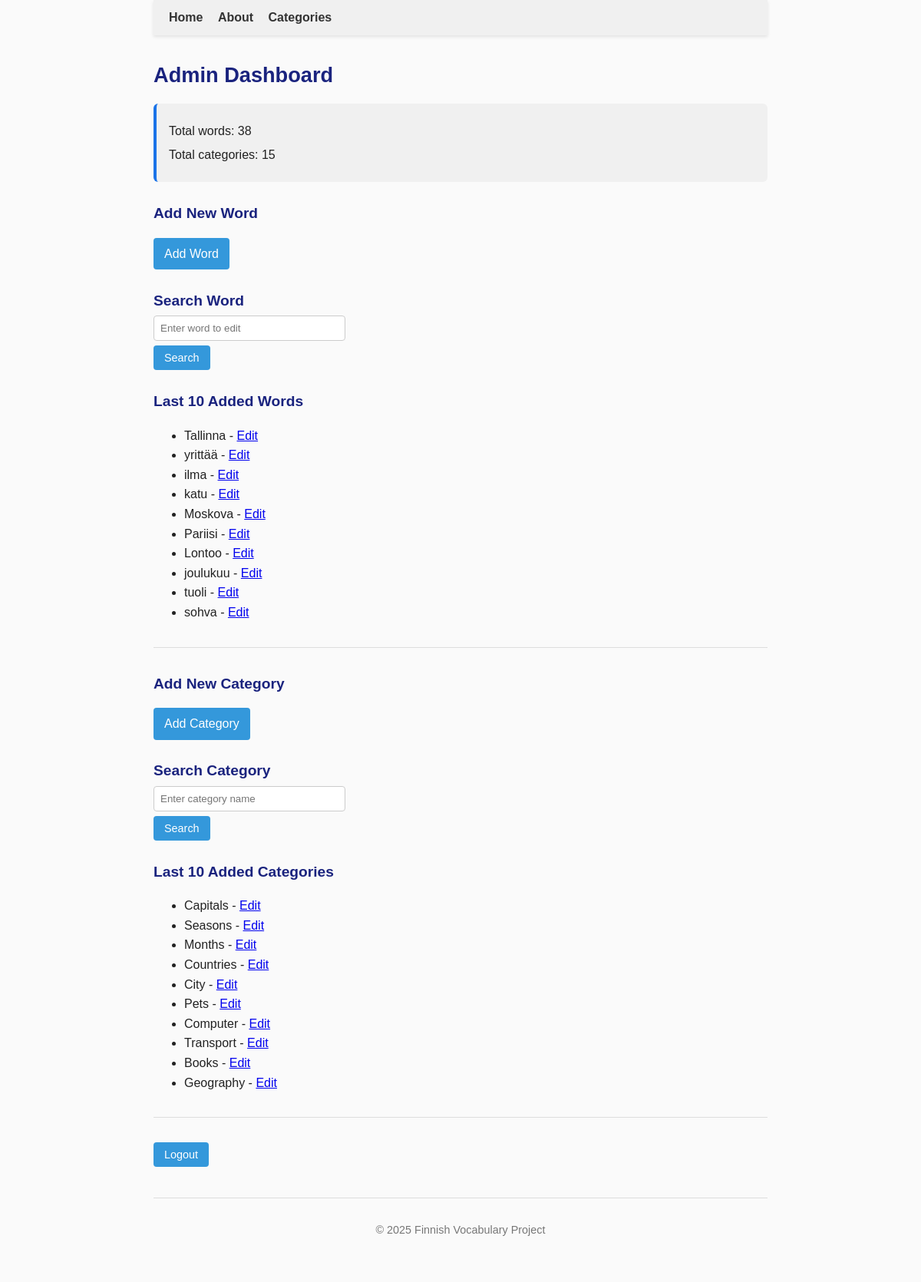
Before: /admin (signed in) with the older database file.
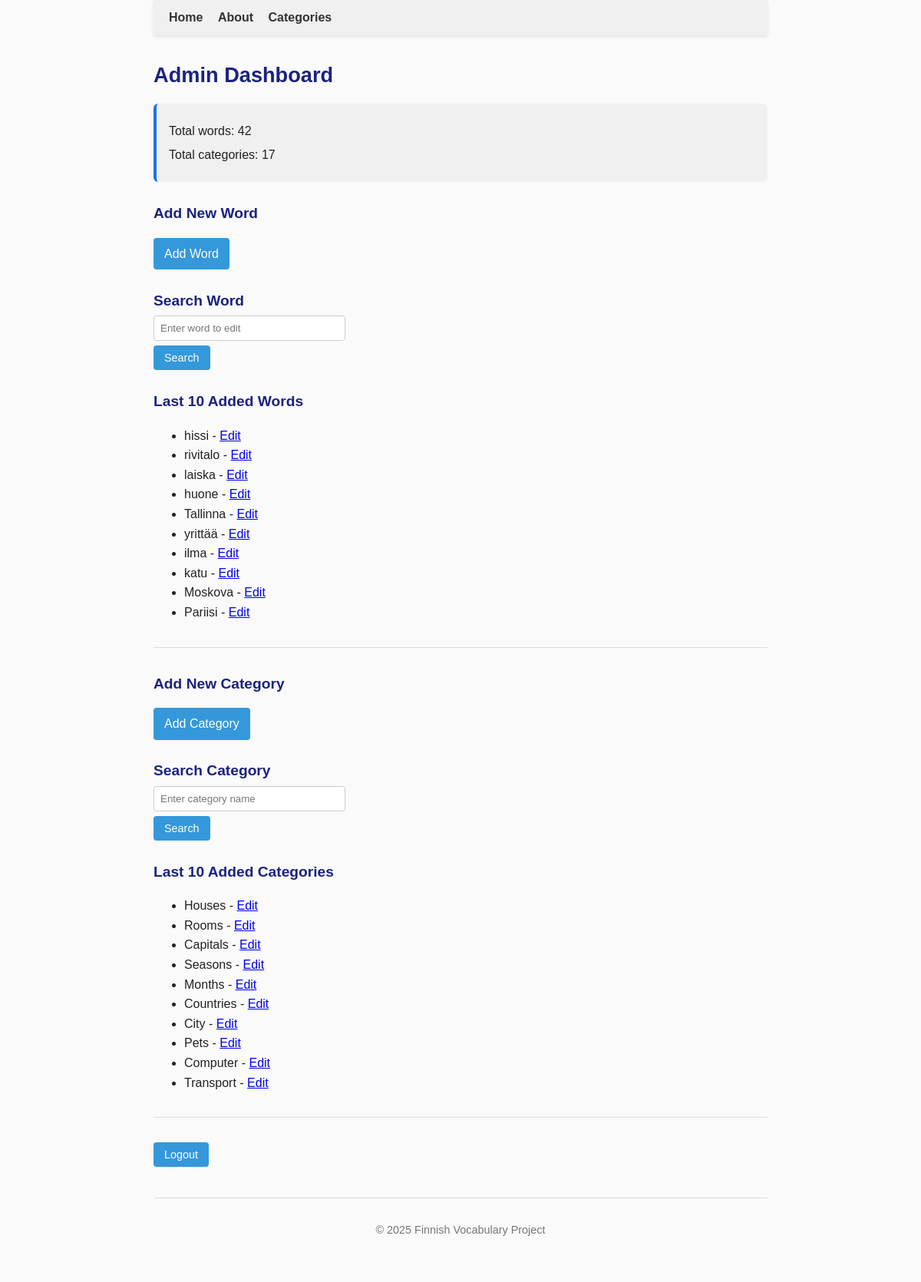
After: the same page with the newer database file.
### tables this page shows
CREATE TABLE words (
        id INTEGER PRIMARY KEY,
        word TEXT UNIQUE NOT NULL,
        pos_id INTEGER REFERENCES parts_of_speech(id)
    , created_at TEXT, updated_at TEXT, language_code TEXT DEFAULT 'fi');

CREATE TABLE categories (
    id INTEGER PRIMARY KEY,
    name TEXT NOT NULL UNIQUE,
    parent_id INTEGER REFERENCES categories(id)
, description TEXT);

### app.py (the view)
@app.route("/admin")
@admin_required
def admin_dashboard():
    conn = sqlite3.connect("finnish.db")
    conn.row_factory = sqlite3.Row
    cur = conn.cursor()
    cur.execute("SELECT COUNT(*) as count FROM words")
    total_words = cur.fetchone()["count"]
    cur.execute("SELECT COUNT(*) as count FROM categories")
    total_categories = cur.fetchone()["count"]
    cur.execute("SELECT word, id FROM words ORDER BY id DESC LIMIT 10")
    recent_words = cur.fetchall()
    cur.execute("SELECT name, id FROM categories ORDER BY id DESC LIMIT 10")
    recent_categories = cur.fetchall()
    conn.close()
    return render_template(
        "admin_dashboard.html",
        total_words=total_words,
        total_categories=total_categories,
        recent_words=recent_words,
        recent_categories=recent_categories
    )

### app.py (called while the page is built)
def admin_required(f):
    @wraps(f)
    def decorated_function(*args, **kwargs):
        if not session.get('admin_logged_in'):
            flash("Admin login required.", "warning")
            return redirect(url_for('login'))
        return f(*args, **kwargs)
    return decorated_function

### templates/admin_dashboard.html
{% extends "base.html" %}
{% block content %}
<h2>Admin Dashboard</h2>
<div class="admin-summary">
    <p>Total words: {{ total_words }}</p>
    <p>Total categories: {{ total_categories }}</p>
</div>
<h4>Add New Word</h4>
<p>
    <a href="{{ url_for('admin_add_word') }}" class="admin-btn">Add Word</a>
</p>
<h4>Search Word</h4>
<form method="get" action="{{ url_for('admin_edit_word_search') }}">
    <input type="text" name="word_query" placeholder="Enter word to edit" class="admin-input" required>
    <button type="submit" class="admin-btn">Search</button>
</form>
<h4>Last 10 Added Words</h4>
<ul>
    {% for w in recent_words %}
        <li>
            {{ w['word'] }} -
            <a href="{{ url_for('admin_edit_word', word_id=w['id']) }}">Edit</a>
        </li>
    {% endfor %}
</ul>
<hr>
<h4>Add New Category</h4>
<p>
    <a href="{{ url_for('admin_add_category') }}" class="admin-btn">Add Category</a>
</p>
<h4>Search Category</h4>
<form method="get" action="{{ url_for('admin_search_category') }}">
    <input type="text" name="query" placeholder="Enter category name" class="admin-input">
    <button type="submit" class="admin-btn">Search</button>
</form>
<h4>Last 10 Added Categories</h4>
<ul>
    {% for c in recent_categories %}
        <li>
            {{ c['name'] }} -
            <a href="{{ url_for('admin_edit_category', category_id=c['id']) }}">Edit</a>
        </li>
    {% endfor %}
</ul>
<hr>
<form method="get" action="{{ url_for('logout') }}">
    <button type="submit" class="admin-btn">Logout</button>
</form>
{% endblock %}

Changed rows visible on the page:
no longer on this page (row unchanged): words: word "Lontoo"
no longer on this page (row unchanged): words: word "joulukuu"
no longer on this page (row unchanged): words: word "tuoli"
no longer on this page (row unchanged): words: word "sohva"
no longer on this page (row unchanged): categories: name "Books"
no longer on this page (row unchanged): categories: name "Geography"
added words: word "hissi"
added words: word "rivitalo"
added words: word "laiska"
added words: word "huone"
added categories: name "Houses"
added categories: name "Rooms"
Other visible differences:
{{ total_words }}: "38" → "42"
{{ total_categories }}: "15" → "17"
